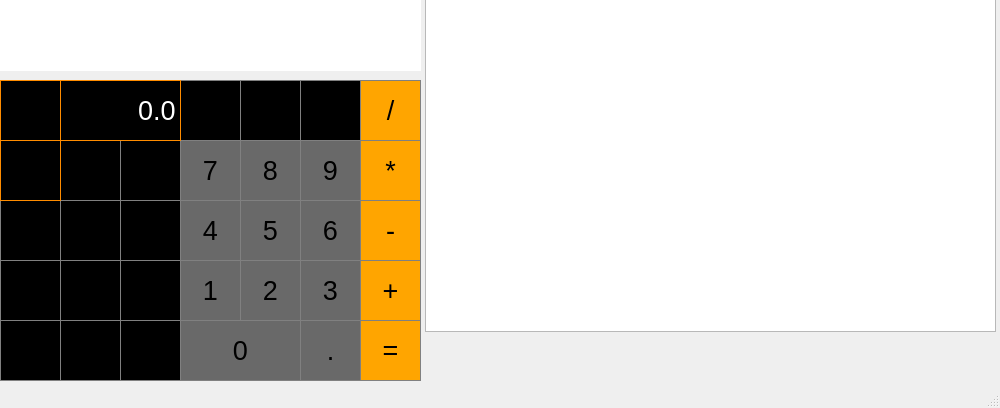
<?xml version="1.0" encoding="UTF-8"?>
<ui version="4.0">
 <class>MainWindow</class>
 <widget class="QMainWindow" name="MainWindow">
  <property name="enabled">
   <bool>true</bool>
  </property>
  <property name="geometry">
   <rect>
    <x>0</x>
    <y>0</y>
    <width>1000</width>
    <height>408</height>
   </rect>
  </property>
  <property name="font">
   <font>
    <family>Arial</family>
   </font>
  </property>
  <property name="windowTitle">
   <string>MainWindow</string>
  </property>
  <widget class="QWidget" name="centralwidget">
   <widget class="QPushButton" name="pushButton7">
    <property name="geometry">
     <rect>
      <x>180</x>
      <y>140</y>
      <width>61</width>
      <height>61</height>
     </rect>
    </property>
    <property name="sizePolicy">
     <sizepolicy hsizetype="Preferred" vsizetype="Preferred">
      <horstretch>0</horstretch>
      <verstretch>0</verstretch>
     </sizepolicy>
    </property>
    <property name="font">
     <font>
      <family>Arial</family>
      <pointsize>20</pointsize>
     </font>
    </property>
    <property name="styleSheet">
     <string notr="true">QPushButton {
	Background-color: #696969;
	border: 1px solid gray;
}

QPushButton:pressed {
	Background-color: #000000;
	border: 1px solid gray;
}</string>
    </property>
    <property name="text">
     <string>7</string>
    </property>
   </widget>
   <widget class="QPushButton" name="pushButton8">
    <property name="geometry">
     <rect>
      <x>240</x>
      <y>140</y>
      <width>61</width>
      <height>61</height>
     </rect>
    </property>
    <property name="sizePolicy">
     <sizepolicy hsizetype="Preferred" vsizetype="Preferred">
      <horstretch>0</horstretch>
      <verstretch>0</verstretch>
     </sizepolicy>
    </property>
    <property name="font">
     <font>
      <family>Arial</family>
      <pointsize>20</pointsize>
     </font>
    </property>
    <property name="styleSheet">
     <string notr="true">QPushButton {
	Background-color: #696969;
	border: 1px solid gray;
}

QPushButton:pressed {
	Background-color: #000000;
	border: 1px solid gray;
}</string>
    </property>
    <property name="text">
     <string>8</string>
    </property>
   </widget>
   <widget class="QPushButton" name="pushButton9">
    <property name="geometry">
     <rect>
      <x>300</x>
      <y>140</y>
      <width>61</width>
      <height>61</height>
     </rect>
    </property>
    <property name="sizePolicy">
     <sizepolicy hsizetype="Preferred" vsizetype="Preferred">
      <horstretch>0</horstretch>
      <verstretch>0</verstretch>
     </sizepolicy>
    </property>
    <property name="font">
     <font>
      <family>Arial</family>
      <pointsize>20</pointsize>
     </font>
    </property>
    <property name="styleSheet">
     <string notr="true">QPushButton {
	Background-color: #696969;
	border: 1px solid gray;
}

QPushButton:pressed {
	Background-color: #000000;
	border: 1px solid gray;
}</string>
    </property>
    <property name="text">
     <string>9</string>
    </property>
   </widget>
   <widget class="QPushButton" name="pushButton6">
    <property name="geometry">
     <rect>
      <x>300</x>
      <y>200</y>
      <width>61</width>
      <height>61</height>
     </rect>
    </property>
    <property name="sizePolicy">
     <sizepolicy hsizetype="Preferred" vsizetype="Preferred">
      <horstretch>0</horstretch>
      <verstretch>0</verstretch>
     </sizepolicy>
    </property>
    <property name="font">
     <font>
      <family>Arial</family>
      <pointsize>20</pointsize>
     </font>
    </property>
    <property name="styleSheet">
     <string notr="true">QPushButton {
	Background-color: #696969;
	border: 1px solid gray;
}

QPushButton:pressed {
	Background-color: #000000;
	border: 1px solid gray;
}</string>
    </property>
    <property name="text">
     <string>6</string>
    </property>
   </widget>
   <widget class="QPushButton" name="pushButton5">
    <property name="geometry">
     <rect>
      <x>240</x>
      <y>200</y>
      <width>61</width>
      <height>61</height>
     </rect>
    </property>
    <property name="sizePolicy">
     <sizepolicy hsizetype="Preferred" vsizetype="Preferred">
      <horstretch>0</horstretch>
      <verstretch>0</verstretch>
     </sizepolicy>
    </property>
    <property name="font">
     <font>
      <family>Arial</family>
      <pointsize>20</pointsize>
     </font>
    </property>
    <property name="styleSheet">
     <string notr="true">QPushButton {
	Background-color: #696969;
	border: 1px solid gray;
}

QPushButton:pressed {
	Background-color: #000000;
	border: 1px solid gray;
}</string>
    </property>
    <property name="text">
     <string>5</string>
    </property>
   </widget>
   <widget class="QPushButton" name="pushButton4">
    <property name="geometry">
     <rect>
      <x>180</x>
      <y>200</y>
      <width>61</width>
      <height>61</height>
     </rect>
    </property>
    <property name="sizePolicy">
     <sizepolicy hsizetype="Preferred" vsizetype="Preferred">
      <horstretch>0</horstretch>
      <verstretch>0</verstretch>
     </sizepolicy>
    </property>
    <property name="font">
     <font>
      <family>Arial</family>
      <pointsize>20</pointsize>
     </font>
    </property>
    <property name="styleSheet">
     <string notr="true">QPushButton {
	Background-color: #696969;
	border: 1px solid gray;
}

QPushButton:pressed {
	Background-color: #000000;
	border: 1px solid gray;
}</string>
    </property>
    <property name="text">
     <string>4</string>
    </property>
   </widget>
   <widget class="QPushButton" name="pushButton3">
    <property name="geometry">
     <rect>
      <x>300</x>
      <y>260</y>
      <width>61</width>
      <height>61</height>
     </rect>
    </property>
    <property name="sizePolicy">
     <sizepolicy hsizetype="Preferred" vsizetype="Preferred">
      <horstretch>0</horstretch>
      <verstretch>0</verstretch>
     </sizepolicy>
    </property>
    <property name="font">
     <font>
      <family>Arial</family>
      <pointsize>20</pointsize>
     </font>
    </property>
    <property name="styleSheet">
     <string notr="true">QPushButton {
	Background-color: #696969;
	border: 1px solid gray;
}

QPushButton:pressed {
	Background-color: #000000;
	border: 1px solid gray;
}</string>
    </property>
    <property name="text">
     <string>3</string>
    </property>
   </widget>
   <widget class="QPushButton" name="pushButton2">
    <property name="geometry">
     <rect>
      <x>240</x>
      <y>260</y>
      <width>61</width>
      <height>61</height>
     </rect>
    </property>
    <property name="sizePolicy">
     <sizepolicy hsizetype="Preferred" vsizetype="Preferred">
      <horstretch>0</horstretch>
      <verstretch>0</verstretch>
     </sizepolicy>
    </property>
    <property name="font">
     <font>
      <family>Arial</family>
      <pointsize>20</pointsize>
     </font>
    </property>
    <property name="styleSheet">
     <string notr="true">QPushButton {
	Background-color: #696969;
	border: 1px solid gray;
}

QPushButton:pressed {
	Background-color: #000000;
	border: 1px solid gray;
}</string>
    </property>
    <property name="text">
     <string>2</string>
    </property>
   </widget>
   <widget class="QPushButton" name="pushButton1">
    <property name="geometry">
     <rect>
      <x>180</x>
      <y>260</y>
      <width>61</width>
      <height>61</height>
     </rect>
    </property>
    <property name="sizePolicy">
     <sizepolicy hsizetype="Preferred" vsizetype="Preferred">
      <horstretch>0</horstretch>
      <verstretch>0</verstretch>
     </sizepolicy>
    </property>
    <property name="font">
     <font>
      <family>Arial</family>
      <pointsize>20</pointsize>
     </font>
    </property>
    <property name="styleSheet">
     <string notr="true">QPushButton {
	Background-color: #696969;
	border: 1px solid gray;
}

QPushButton:pressed {
	Background-color: #000000;
	border: 1px solid gray;
}</string>
    </property>
    <property name="text">
     <string>1</string>
    </property>
   </widget>
   <widget class="QPushButton" name="pushButton14">
    <property name="geometry">
     <rect>
      <x>360</x>
      <y>260</y>
      <width>61</width>
      <height>61</height>
     </rect>
    </property>
    <property name="sizePolicy">
     <sizepolicy hsizetype="Preferred" vsizetype="Preferred">
      <horstretch>0</horstretch>
      <verstretch>0</verstretch>
     </sizepolicy>
    </property>
    <property name="font">
     <font>
      <family>Arial</family>
      <pointsize>20</pointsize>
     </font>
    </property>
    <property name="styleSheet">
     <string notr="true">QPushButton {
	Background-color: #FFA500;
	border: 1px solid gray;
}

QPushButton:pressed {
	Background-color: #A9A9A9;
	border: 1px solid gray;
}</string>
    </property>
    <property name="text">
     <string>+</string>
    </property>
   </widget>
   <widget class="QPushButton" name="pushButton10">
    <property name="geometry">
     <rect>
      <x>300</x>
      <y>320</y>
      <width>61</width>
      <height>61</height>
     </rect>
    </property>
    <property name="sizePolicy">
     <sizepolicy hsizetype="Preferred" vsizetype="Preferred">
      <horstretch>0</horstretch>
      <verstretch>0</verstretch>
     </sizepolicy>
    </property>
    <property name="font">
     <font>
      <family>Arial</family>
      <pointsize>20</pointsize>
     </font>
    </property>
    <property name="styleSheet">
     <string notr="true">QPushButton {
	Background-color: #696969;
	border: 1px solid gray;
}

QPushButton:pressed {
	Background-color: #000000;
	border: 1px solid gray;
}</string>
    </property>
    <property name="text">
     <string>.</string>
    </property>
   </widget>
   <widget class="QPushButton" name="pushButton0">
    <property name="geometry">
     <rect>
      <x>180</x>
      <y>320</y>
      <width>121</width>
      <height>61</height>
     </rect>
    </property>
    <property name="sizePolicy">
     <sizepolicy hsizetype="Preferred" vsizetype="Preferred">
      <horstretch>0</horstretch>
      <verstretch>0</verstretch>
     </sizepolicy>
    </property>
    <property name="font">
     <font>
      <family>Arial</family>
      <pointsize>20</pointsize>
     </font>
    </property>
    <property name="styleSheet">
     <string notr="true">QPushButton {
	Background-color: #696969;
	border: 1px solid gray;
}

QPushButton:pressed {
	Background-color: #000000;
	border: 1px solid gray;
}</string>
    </property>
    <property name="text">
     <string>0</string>
    </property>
   </widget>
   <widget class="QLineEdit" name="Display">
    <property name="geometry">
     <rect>
      <x>0</x>
      <y>0</y>
      <width>421</width>
      <height>71</height>
     </rect>
    </property>
    <property name="font">
     <font>
      <family>Arial</family>
      <pointsize>34</pointsize>
     </font>
    </property>
    <property name="layoutDirection">
     <enum>Qt::LeftToRight</enum>
    </property>
    <property name="styleSheet">
     <string notr="true">QLineEdit {
	Background-color: solid gray;
	border: 1px black;
	color: white;
}</string>
    </property>
    <property name="text">
     <string>0.0</string>
    </property>
    <property name="maxLength">
     <number>255</number>
    </property>
    <property name="alignment">
     <set>Qt::AlignRight|Qt::AlignTrailing|Qt::AlignVCenter</set>
    </property>
   </widget>
   <widget class="QPushButton" name="pushButton18">
    <property name="geometry">
     <rect>
      <x>60</x>
      <y>200</y>
      <width>61</width>
      <height>61</height>
     </rect>
    </property>
    <property name="sizePolicy">
     <sizepolicy hsizetype="Preferred" vsizetype="Preferred">
      <horstretch>0</horstretch>
      <verstretch>0</verstretch>
     </sizepolicy>
    </property>
    <property name="font">
     <font>
      <family>Arial</family>
      <pointsize>20</pointsize>
     </font>
    </property>
    <property name="styleSheet">
     <string notr="true">QPushButton {
	Background-color: #000000;
	border: 1px solid gray;
}

QPushButton:pressed {
	Background-color: #696969;
	border: 1px solid gray;
}</string>
    </property>
    <property name="text">
     <string>sin</string>
    </property>
   </widget>
   <widget class="QPushButton" name="pushButton17">
    <property name="geometry">
     <rect>
      <x>0</x>
      <y>200</y>
      <width>61</width>
      <height>61</height>
     </rect>
    </property>
    <property name="sizePolicy">
     <sizepolicy hsizetype="Preferred" vsizetype="Preferred">
      <horstretch>0</horstretch>
      <verstretch>0</verstretch>
     </sizepolicy>
    </property>
    <property name="font">
     <font>
      <family>Arial</family>
      <pointsize>20</pointsize>
     </font>
    </property>
    <property name="styleSheet">
     <string notr="true">QPushButton {
	Background-color: #000000;
	border: 1px solid gray;
}

QPushButton:pressed {
	Background-color: #696969;
	border: 1px solid gray;
}</string>
    </property>
    <property name="text">
     <string>cos</string>
    </property>
   </widget>
   <widget class="QPushButton" name="pushButton19">
    <property name="geometry">
     <rect>
      <x>120</x>
      <y>200</y>
      <width>61</width>
      <height>61</height>
     </rect>
    </property>
    <property name="sizePolicy">
     <sizepolicy hsizetype="Preferred" vsizetype="Preferred">
      <horstretch>0</horstretch>
      <verstretch>0</verstretch>
     </sizepolicy>
    </property>
    <property name="font">
     <font>
      <family>Arial</family>
      <pointsize>20</pointsize>
     </font>
    </property>
    <property name="styleSheet">
     <string notr="true">QPushButton {
	Background-color: #000000;
	border: 1px solid gray;
}

QPushButton:pressed {
	Background-color: #696969;
	border: 1px solid gray;
}</string>
    </property>
    <property name="text">
     <string>tan</string>
    </property>
   </widget>
   <widget class="QPushButton" name="pushButton20">
    <property name="geometry">
     <rect>
      <x>0</x>
      <y>260</y>
      <width>61</width>
      <height>61</height>
     </rect>
    </property>
    <property name="sizePolicy">
     <sizepolicy hsizetype="Preferred" vsizetype="Preferred">
      <horstretch>0</horstretch>
      <verstretch>0</verstretch>
     </sizepolicy>
    </property>
    <property name="font">
     <font>
      <family>Arial</family>
      <pointsize>20</pointsize>
     </font>
    </property>
    <property name="styleSheet">
     <string notr="true">QPushButton {
	Background-color: #000000;
	border: 1px solid gray;
}

QPushButton:pressed {
	Background-color: #696969;
	border: 1px solid gray;
}</string>
    </property>
    <property name="text">
     <string>acos</string>
    </property>
   </widget>
   <widget class="QPushButton" name="pushButton22">
    <property name="geometry">
     <rect>
      <x>120</x>
      <y>260</y>
      <width>61</width>
      <height>61</height>
     </rect>
    </property>
    <property name="sizePolicy">
     <sizepolicy hsizetype="Preferred" vsizetype="Preferred">
      <horstretch>0</horstretch>
      <verstretch>0</verstretch>
     </sizepolicy>
    </property>
    <property name="font">
     <font>
      <family>Arial</family>
      <pointsize>20</pointsize>
     </font>
    </property>
    <property name="styleSheet">
     <string notr="true">QPushButton {
	Background-color: #000000;
	border: 1px solid gray;
}

QPushButton:pressed {
	Background-color: #696969;
	border: 1px solid gray;
}</string>
    </property>
    <property name="text">
     <string>atan</string>
    </property>
   </widget>
   <widget class="QPushButton" name="pushButton21">
    <property name="geometry">
     <rect>
      <x>60</x>
      <y>260</y>
      <width>61</width>
      <height>61</height>
     </rect>
    </property>
    <property name="sizePolicy">
     <sizepolicy hsizetype="Preferred" vsizetype="Preferred">
      <horstretch>0</horstretch>
      <verstretch>0</verstretch>
     </sizepolicy>
    </property>
    <property name="font">
     <font>
      <family>Arial</family>
      <pointsize>20</pointsize>
     </font>
    </property>
    <property name="styleSheet">
     <string notr="true">QPushButton {
	Background-color: #000000;
	border: 1px solid gray;
}

QPushButton:pressed {
	Background-color: #696969;
	border: 1px solid gray;
}</string>
    </property>
    <property name="text">
     <string>asin</string>
    </property>
   </widget>
   <widget class="QPushButton" name="pushButton23">
    <property name="geometry">
     <rect>
      <x>0</x>
      <y>320</y>
      <width>61</width>
      <height>61</height>
     </rect>
    </property>
    <property name="sizePolicy">
     <sizepolicy hsizetype="Preferred" vsizetype="Preferred">
      <horstretch>0</horstretch>
      <verstretch>0</verstretch>
     </sizepolicy>
    </property>
    <property name="font">
     <font>
      <family>Arial</family>
      <pointsize>20</pointsize>
     </font>
    </property>
    <property name="styleSheet">
     <string notr="true">QPushButton {
	Background-color: #000000;
	border: 1px solid gray;
}

QPushButton:pressed {
	Background-color: #696969;
	border: 1px solid gray;
}</string>
    </property>
    <property name="text">
     <string>ln</string>
    </property>
   </widget>
   <widget class="QPushButton" name="pushButton16">
    <property name="geometry">
     <rect>
      <x>120</x>
      <y>140</y>
      <width>61</width>
      <height>61</height>
     </rect>
    </property>
    <property name="sizePolicy">
     <sizepolicy hsizetype="Preferred" vsizetype="Preferred">
      <horstretch>0</horstretch>
      <verstretch>0</verstretch>
     </sizepolicy>
    </property>
    <property name="font">
     <font>
      <family>Arial</family>
      <pointsize>20</pointsize>
     </font>
    </property>
    <property name="styleSheet">
     <string notr="true">QPushButton {
	Background-color: #000000;
	border: 1px solid gray;
}

QPushButton:pressed {
	Background-color: #696969;
	border: 1px solid gray;
}</string>
    </property>
    <property name="text">
     <string>)</string>
    </property>
   </widget>
   <widget class="QPushButton" name="pushButton15">
    <property name="geometry">
     <rect>
      <x>60</x>
      <y>140</y>
      <width>61</width>
      <height>61</height>
     </rect>
    </property>
    <property name="sizePolicy">
     <sizepolicy hsizetype="Preferred" vsizetype="Preferred">
      <horstretch>0</horstretch>
      <verstretch>0</verstretch>
     </sizepolicy>
    </property>
    <property name="font">
     <font>
      <family>Arial</family>
      <pointsize>20</pointsize>
     </font>
    </property>
    <property name="styleSheet">
     <string notr="true">QPushButton {
	Background-color: #000000;
	border: 1px solid gray;
}

QPushButton:pressed {
	Background-color: #696969;
	border: 1px solid gray;
}</string>
    </property>
    <property name="text">
     <string>(</string>
    </property>
   </widget>
   <widget class="QPushButton" name="ClearButton">
    <property name="geometry">
     <rect>
      <x>180</x>
      <y>80</y>
      <width>61</width>
      <height>61</height>
     </rect>
    </property>
    <property name="sizePolicy">
     <sizepolicy hsizetype="Preferred" vsizetype="Preferred">
      <horstretch>0</horstretch>
      <verstretch>0</verstretch>
     </sizepolicy>
    </property>
    <property name="font">
     <font>
      <family>Arial</family>
      <pointsize>20</pointsize>
     </font>
    </property>
    <property name="styleSheet">
     <string notr="true">QPushButton {
	Background-color: #000000;
	border: 1px solid gray;
}

QPushButton:pressed {
	Background-color: #696969;
	border: 1px solid gray;
}</string>
    </property>
    <property name="text">
     <string>AC</string>
    </property>
   </widget>
   <widget class="QPushButton" name="pushButton25">
    <property name="geometry">
     <rect>
      <x>120</x>
      <y>320</y>
      <width>61</width>
      <height>61</height>
     </rect>
    </property>
    <property name="sizePolicy">
     <sizepolicy hsizetype="Preferred" vsizetype="Preferred">
      <horstretch>0</horstretch>
      <verstretch>0</verstretch>
     </sizepolicy>
    </property>
    <property name="font">
     <font>
      <family>Arial</family>
      <pointsize>20</pointsize>
     </font>
    </property>
    <property name="styleSheet">
     <string notr="true">QPushButton {
	Background-color: #000000;
	border: 1px solid gray;
}

QPushButton:pressed {
	Background-color: #696969;
	border: 1px solid gray;
}</string>
    </property>
    <property name="text">
     <string>sqrt</string>
    </property>
   </widget>
   <widget class="QPushButton" name="pushButton24">
    <property name="geometry">
     <rect>
      <x>60</x>
      <y>320</y>
      <width>61</width>
      <height>61</height>
     </rect>
    </property>
    <property name="sizePolicy">
     <sizepolicy hsizetype="Preferred" vsizetype="Preferred">
      <horstretch>0</horstretch>
      <verstretch>0</verstretch>
     </sizepolicy>
    </property>
    <property name="font">
     <font>
      <family>Arial</family>
      <pointsize>20</pointsize>
     </font>
    </property>
    <property name="styleSheet">
     <string notr="true">QPushButton {
	Background-color: #000000;
	border: 1px solid gray;
}

QPushButton:pressed {
	Background-color: #696969;
	border: 1px solid gray;
}</string>
    </property>
    <property name="text">
     <string>log</string>
    </property>
   </widget>
   <widget class="QPushButton" name="pushButton11">
    <property name="geometry">
     <rect>
      <x>360</x>
      <y>80</y>
      <width>61</width>
      <height>61</height>
     </rect>
    </property>
    <property name="sizePolicy">
     <sizepolicy hsizetype="Preferred" vsizetype="Preferred">
      <horstretch>0</horstretch>
      <verstretch>0</verstretch>
     </sizepolicy>
    </property>
    <property name="font">
     <font>
      <family>Arial</family>
      <pointsize>20</pointsize>
     </font>
    </property>
    <property name="autoFillBackground">
     <bool>false</bool>
    </property>
    <property name="styleSheet">
     <string notr="true">QPushButton {
	Background-color: #FFA500;
	border: 1px solid gray;
}

QPushButton:pressed {
	Background-color: #A9A9A9;
	border: 1px solid gray;
}</string>
    </property>
    <property name="text">
     <string>/</string>
    </property>
   </widget>
   <widget class="QPushButton" name="pushButton12">
    <property name="geometry">
     <rect>
      <x>360</x>
      <y>140</y>
      <width>61</width>
      <height>61</height>
     </rect>
    </property>
    <property name="sizePolicy">
     <sizepolicy hsizetype="Preferred" vsizetype="Preferred">
      <horstretch>0</horstretch>
      <verstretch>0</verstretch>
     </sizepolicy>
    </property>
    <property name="font">
     <font>
      <family>Arial</family>
      <pointsize>20</pointsize>
     </font>
    </property>
    <property name="styleSheet">
     <string notr="true">QPushButton {
	Background-color: #FFA500;
	border: 1px solid gray;
}

QPushButton:pressed {
	Background-color: #A9A9A9;
	border: 1px solid gray;
}</string>
    </property>
    <property name="text">
     <string>*</string>
    </property>
   </widget>
   <widget class="QPushButton" name="Equals">
    <property name="geometry">
     <rect>
      <x>360</x>
      <y>320</y>
      <width>61</width>
      <height>61</height>
     </rect>
    </property>
    <property name="sizePolicy">
     <sizepolicy hsizetype="Preferred" vsizetype="Preferred">
      <horstretch>0</horstretch>
      <verstretch>0</verstretch>
     </sizepolicy>
    </property>
    <property name="font">
     <font>
      <family>Arial</family>
      <pointsize>20</pointsize>
     </font>
    </property>
    <property name="styleSheet">
     <string notr="true">QPushButton {
	Background-color: #FFA500;
	border: 1px solid gray;
}

QPushButton:pressed {
	Background-color: #A9A9A9;
	border: 1px solid gray;
}</string>
    </property>
    <property name="text">
     <string>=</string>
    </property>
   </widget>
   <widget class="QPushButton" name="pushButton13">
    <property name="geometry">
     <rect>
      <x>360</x>
      <y>200</y>
      <width>61</width>
      <height>61</height>
     </rect>
    </property>
    <property name="sizePolicy">
     <sizepolicy hsizetype="Preferred" vsizetype="Preferred">
      <horstretch>0</horstretch>
      <verstretch>0</verstretch>
     </sizepolicy>
    </property>
    <property name="font">
     <font>
      <family>Arial</family>
      <pointsize>20</pointsize>
     </font>
    </property>
    <property name="styleSheet">
     <string notr="true">QPushButton {
	Background-color: #FFA500;
	border: 1px solid gray;
}

QPushButton:pressed {
	Background-color: #A9A9A9;
	border: 1px solid gray;
}</string>
    </property>
    <property name="text">
     <string>-</string>
    </property>
   </widget>
   <widget class="QPushButton" name="pushButton27">
    <property name="geometry">
     <rect>
      <x>300</x>
      <y>80</y>
      <width>61</width>
      <height>61</height>
     </rect>
    </property>
    <property name="sizePolicy">
     <sizepolicy hsizetype="Preferred" vsizetype="Preferred">
      <horstretch>0</horstretch>
      <verstretch>0</verstretch>
     </sizepolicy>
    </property>
    <property name="font">
     <font>
      <family>Arial</family>
      <pointsize>20</pointsize>
     </font>
    </property>
    <property name="styleSheet">
     <string notr="true">QPushButton {
	Background-color: #000000;
	border: 1px solid gray;
}

QPushButton:pressed {
	Background-color: #696969;
	border: 1px solid gray;
}</string>
    </property>
    <property name="text">
     <string>mod</string>
    </property>
   </widget>
   <widget class="QPushButton" name="pushButton26">
    <property name="geometry">
     <rect>
      <x>240</x>
      <y>80</y>
      <width>61</width>
      <height>61</height>
     </rect>
    </property>
    <property name="sizePolicy">
     <sizepolicy hsizetype="Preferred" vsizetype="Preferred">
      <horstretch>0</horstretch>
      <verstretch>0</verstretch>
     </sizepolicy>
    </property>
    <property name="font">
     <font>
      <family>Arial</family>
      <pointsize>20</pointsize>
     </font>
    </property>
    <property name="styleSheet">
     <string notr="true">QPushButton {
	Background-color: #000000;
	border: 1px solid gray;
}

QPushButton:pressed {
	Background-color: #696969;
	border: 1px solid gray;
}</string>
    </property>
    <property name="text">
     <string>pow</string>
    </property>
   </widget>
   <widget class="QLineEdit" name="inputX">
    <property name="geometry">
     <rect>
      <x>60</x>
      <y>80</y>
      <width>121</width>
      <height>61</height>
     </rect>
    </property>
    <property name="sizePolicy">
     <sizepolicy hsizetype="Preferred" vsizetype="Preferred">
      <horstretch>0</horstretch>
      <verstretch>0</verstretch>
     </sizepolicy>
    </property>
    <property name="font">
     <font>
      <family>Arial</family>
      <pointsize>20</pointsize>
     </font>
    </property>
    <property name="layoutDirection">
     <enum>Qt::LeftToRight</enum>
    </property>
    <property name="styleSheet">
     <string notr="true">QLineEdit {
	Background-color: #000000;
	border: 1px solid darkorange;
	color: white;
}</string>
    </property>
    <property name="text">
     <string>0.0</string>
    </property>
    <property name="alignment">
     <set>Qt::AlignRight|Qt::AlignTrailing|Qt::AlignVCenter</set>
    </property>
   </widget>
   <widget class="QLabel" name="label">
    <property name="geometry">
     <rect>
      <x>0</x>
      <y>80</y>
      <width>61</width>
      <height>61</height>
     </rect>
    </property>
    <property name="sizePolicy">
     <sizepolicy hsizetype="Preferred" vsizetype="Preferred">
      <horstretch>0</horstretch>
      <verstretch>0</verstretch>
     </sizepolicy>
    </property>
    <property name="font">
     <font>
      <family>Arial</family>
      <pointsize>20</pointsize>
     </font>
    </property>
    <property name="styleSheet">
     <string notr="true">QLabel {
	Background-color: #000000;
	border: 1px solid darkorange;
}</string>
    </property>
    <property name="text">
     <string>X =</string>
    </property>
    <property name="alignment">
     <set>Qt::AlignCenter</set>
    </property>
   </widget>
   <widget class="QPushButton" name="MakeGraph">
    <property name="geometry">
     <rect>
      <x>0</x>
      <y>140</y>
      <width>61</width>
      <height>61</height>
     </rect>
    </property>
    <property name="sizePolicy">
     <sizepolicy hsizetype="Preferred" vsizetype="Preferred">
      <horstretch>0</horstretch>
      <verstretch>0</verstretch>
     </sizepolicy>
    </property>
    <property name="font">
     <font>
      <family>Arial</family>
      <pointsize>20</pointsize>
     </font>
    </property>
    <property name="styleSheet">
     <string notr="true">QPushButton {
	Background-color: #000000;
	border: 1px solid darkorange;
}

QPushButton:pressed {
	Background-color: #696969;
	border: 1px solid darkorange;
}</string>
    </property>
    <property name="text">
     <string>graph</string>
    </property>
   </widget>
   <widget class="QGraphicsView" name="graphicsView">
    <property name="geometry">
     <rect>
      <x>425</x>
      <y>-9</y>
      <width>571</width>
      <height>341</height>
     </rect>
    </property>
   </widget>
  </widget>
  <widget class="QMenuBar" name="menubar">
   <property name="enabled">
    <bool>true</bool>
   </property>
   <property name="geometry">
    <rect>
     <x>0</x>
     <y>0</y>
     <width>1000</width>
     <height>22</height>
    </rect>
   </property>
  </widget>
  <widget class="QStatusBar" name="statusbar"/>
 </widget>
 <resources/>
 <connections/>
</ui>
